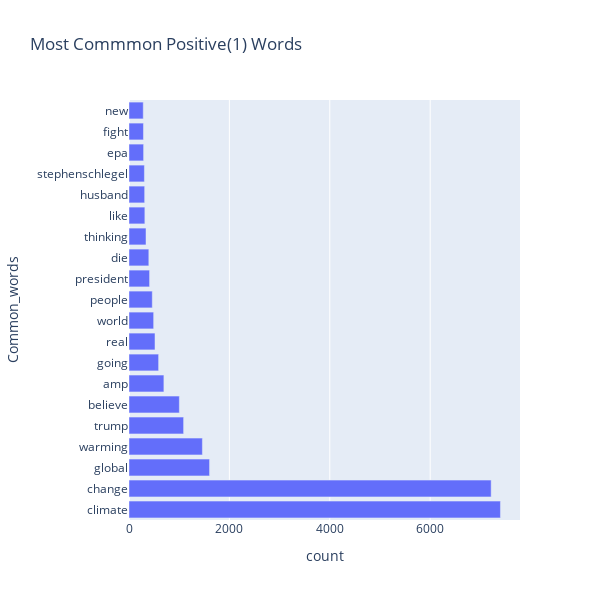

Notebook cell for this chart:
### Code cell
fig = px.bar(positive_w, x="count", y="Common_words", title='Most Commmon Positive(1) Words', orientation='h', 
             width=600, height=600)
fig.show()

### Figure 1 — Plotly figure (JSON) as saved in the notebook; plotly's stock layout.template omitted (floating-point values rounded to 4 significant figures)
{"data": [{"alignmentgroup": "True", "hovertemplate": "count=%{x}<br>Common_words=%{y}<extra></extra>", "legendgroup": "", "marker": {"color": "#636efa"}, "name": "", "offsetgroup": "", "orientation": "h", "showlegend": false, "textposition": "auto", "type": "bar", "x": [7400, 7215, 1605, 1462, 1088, 1003, 695, 590, 518, 491, 464, 410, 395, 339, 316, 312, 307, 291, 288, 284], "xaxis": "x", "y": ["climate", "change", "global", "warming", "trump", "believe", "amp", "going", "real", "world", "people", "president", "die", "thinking", "like", "husband", "stephenschlegel", "epa", "fight", "new"], "yaxis": "y"}], "layout": {"barmode": "relative", "height": 600, "legend": {"tracegroupgap": 0}, "title": {"text": "Most Commmon Positive(1) Words"}, "width": 600, "xaxis": {"anchor": "y", "domain": [0, 1], "title": {"text": "count"}}, "yaxis": {"anchor": "x", "domain": [0, 1], "title": {"text": "Common_words"}}}}
